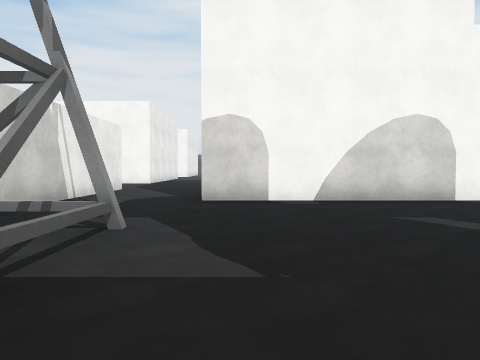
[1] (above)

20 first-person views from a walk through a scene from a Unity 3-D project. The camera is 1.3 m above the floor, tilts 2° down and sees 70° across. The floor is counted in squares, 2 m on a side. Each view is taken from the middle of a square. On the plan, view 1 faces up. The plan holds only what a view shows up to about 10 squares ahead; the rest is blank. The place goes on beyond the plan. The player character is not drawn. Some animated figures are not drawn. Some surface patterns are stand-ins.

[2]
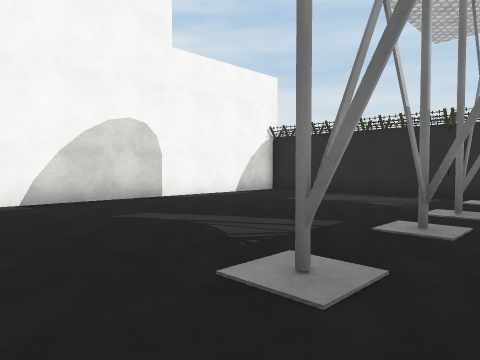

[3]
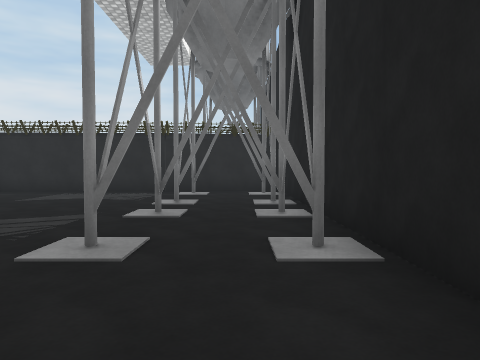

[4]
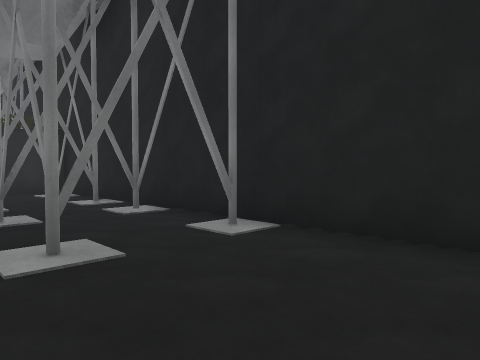

[5]
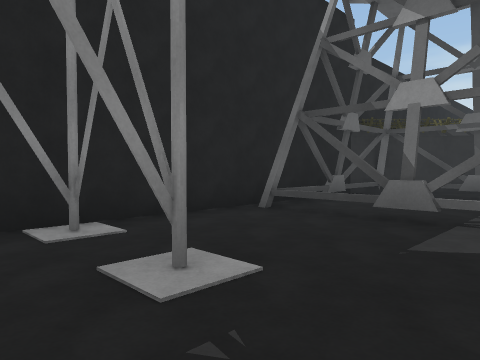

[6]
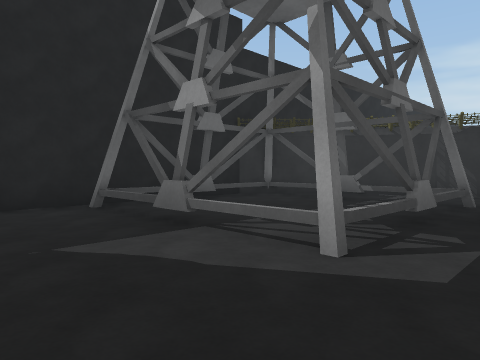

[7]
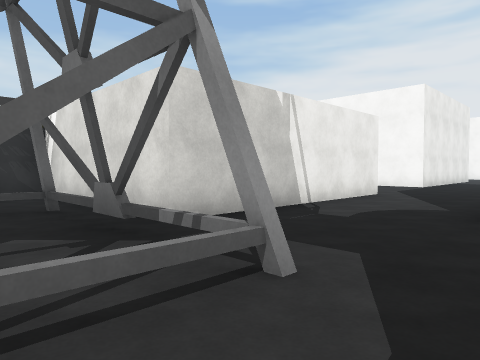

[8]
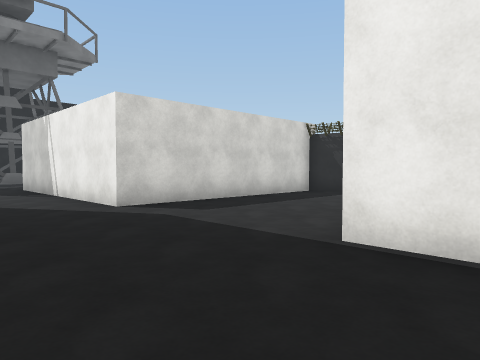

[9]
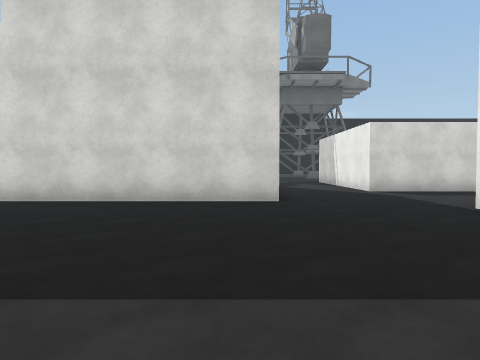

[10]
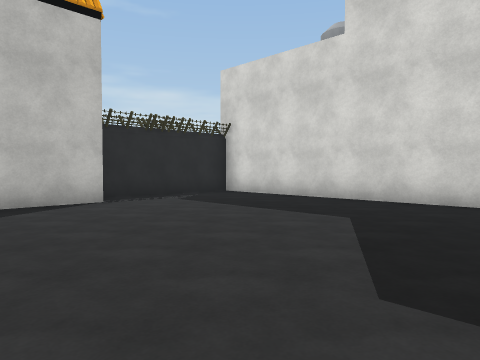

[11]
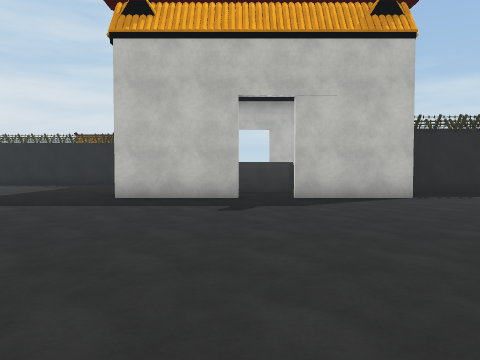

[12]
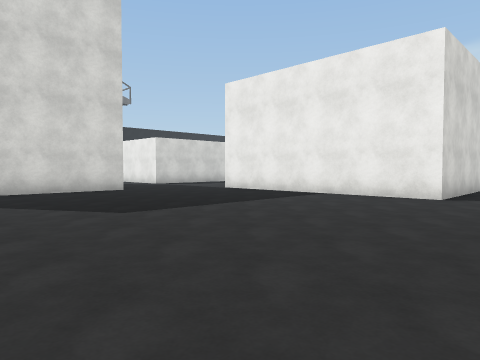

[13]
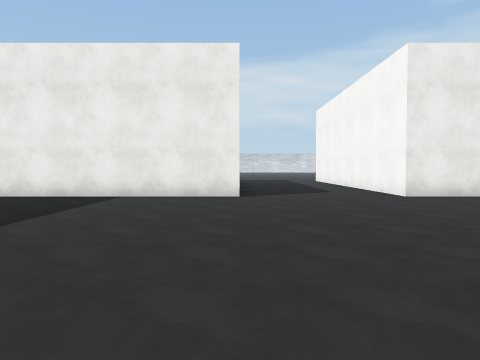

[14]
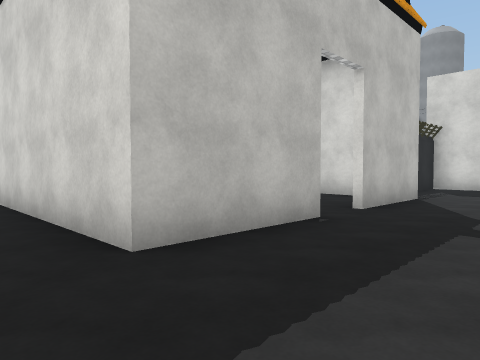

[15]
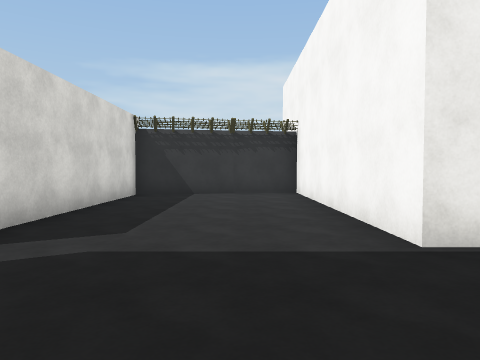

[16]
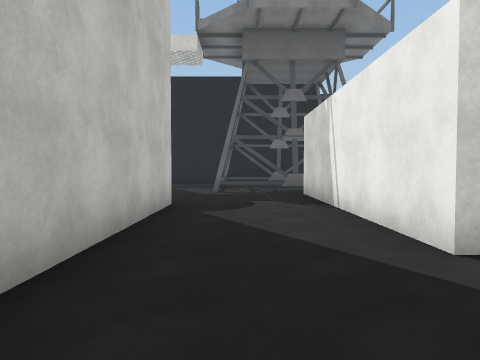

[17]
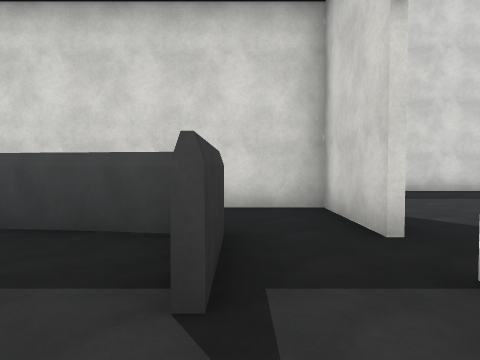

[18]
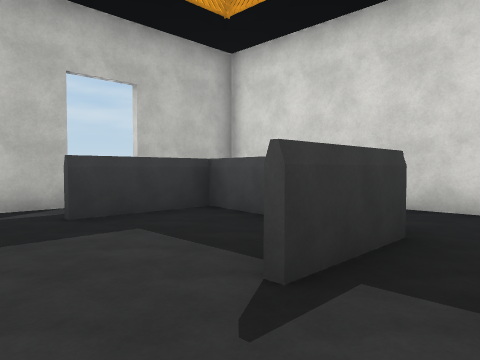

[19]
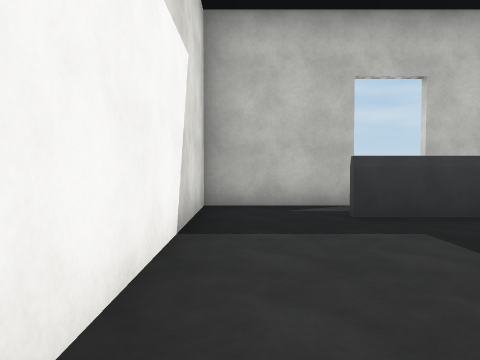

[20]
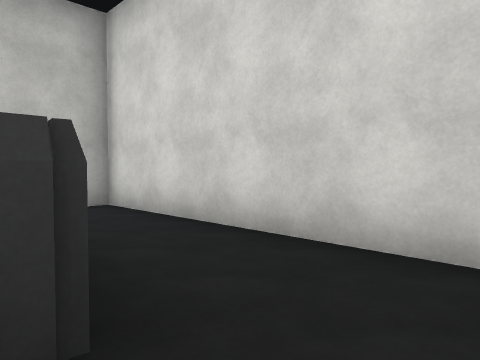

### Floor plan
Key: @ floor where view 1 was taken; # wall or solid block; . floor; C crane; S spikes.
Columns run from 10 left of view 1 to 14 right of it. Each row starts with its distance up from view 1.
 25     ###...     ......
 24     .......   ... #######
 23     .............#......#
 22     .............#......#
 21    ####............#...##
 20       #............###.#
 19       #..........#...####
 18       #..........##.....#
 17       #...........#######
 16       #...........#
 15 #######...........#
 14 #.................#
 13 #.........#########
 12 #.........#
 11 ##........#
 10  ######...#
  9       #...#
  8       #...#
  7       #...#########
  6       #...........#
  5   #####...........#
  4  ##...............#
  3   #.. ###.........##
  2   # .   #......... #
  1    #C   #...#....#.#
  0    ##    .@........#
 -1     S...........##.#
 -2      ############

Where each view was taken, in squares from view 1:
view 1: 0 up, 0 right, facing up
view 2: 0 up, 0 right, facing up-right
view 3: 0 up, 1 left, facing right
view 4: 2 up, 1 left, facing down-right
view 5: 3 up, 3 right, facing down-left
view 6: 5 up, 1 right, facing down-left
view 7: 2 up, 0 right, facing up-left
view 8: 16 up, 1 left, facing down-left
view 9: 20 up, 0 right, facing down
view 10: 20 up, 1 right, facing down-right
view 11: 21 up, 0 right, facing right
view 12: 23 up, 4 right, facing down-left
view 13: 21 up, 4 right, facing left
view 14: 25 up, 5 right, facing down-right
view 15: 13 up, 1 left, facing left
view 16: 13 up, 2 left, facing down
view 17: 23 up, 9 right, facing down
view 18: 23 up, 8 right, facing down-right
view 19: 23 up, 8 right, facing right
view 20: 20 up, 8 right, facing down-right
